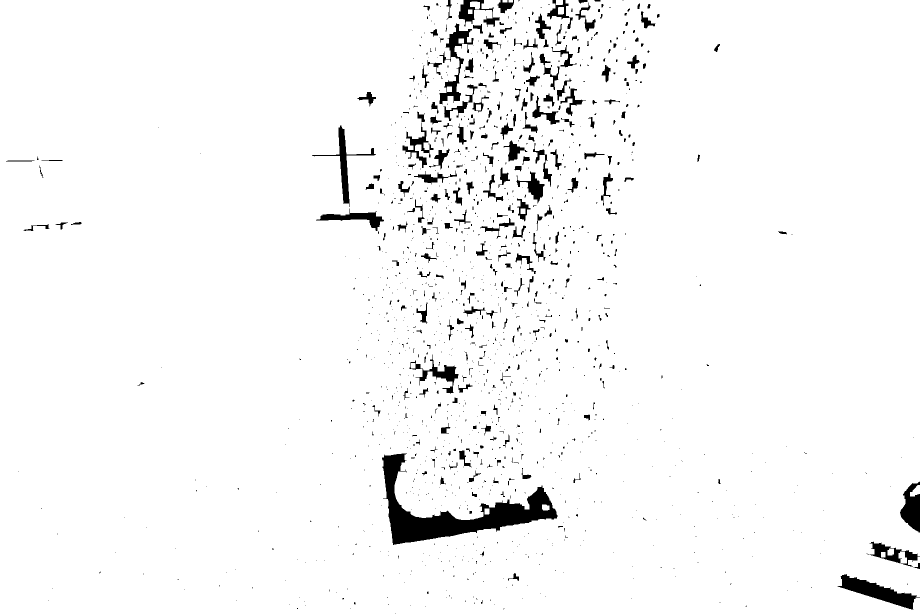
#> input picture Output/flash/closing/DSC_0565.png, 1840 x 1228 px, given as the content of the folder Rain Datasets/flash downsized, which was not available (shown at 1/2 size)
$ python mask.py
#> lines starting #> are read from the running program, lines starting #| are printed output that depends on the picture; after the words box and inside, x2 and y2 are one past the last pixel; in counts of white or black regions, pixels touching at a corner belong together; pictures that were not available may be replaced by others from this repository, and a replacement may not be noted
import cv2 as cv
import numpy as np
import matplotlib.pyplot as plt
import os


def primitive_thresholding(image, lower, upper):
    '''Thresholding using a simple lower and upper threshold'''
    _, thresh_mask = cv.threshold(image, lower, upper, cv.THRESH_BINARY)
    return thresh_mask

# [5 lines left out: function opening, not called in this run]

def closing(image, kernel_size):
    '''Closing operation using cv2.morphologyEx'''
    kernel = np.ones((kernel_size, kernel_size), np.uint8)
    closing = cv.morphologyEx(image, cv.MORPH_CLOSE, kernel)
    return closing

def connected_components(image):
    '''Connected components using cv2.connectedComponentsWithStats'''
    num_labels, labels, stats, centroids = cv.connectedComponentsWithStats(image, connectivity=8)
    return num_labels, labels, stats, centroids


# looping through the images
input_folder = "Rain Datasets/flash downsized"
output_folder = "Output/flash/closing"

for filename in os.listdir(input_folder):
    # read the image
    img_bgr = cv.imread(os.path.join(input_folder, filename))
#> img_bgr is the input picture: shape (1228, 1840, 3); 96.6% white; 1353 black regions (1061 under 20 px), largest, box (x1, y1, x2, y2) and area: (764, 906, 1115, 1090) 17761, (1675, 1148, 1840, 1220) 4068, (879, 47, 947, 209) 2858
    img_rgb = cv.cvtColor(img_bgr, cv.COLOR_BGR2RGB)

    # image to grayscale
    img_gray = cv.cvtColor(img_rgb, cv.COLOR_RGB2GRAY)

    # # image to hsv
    # img_hsv = cv.cvtColor(img_rgb, cv.COLOR_RGB2HSV)

    # apply primitive thresholding
    primitive_mask = primitive_thresholding(img_gray, 250, 255)
    primitive_mask_inv = cv.bitwise_not(primitive_mask)
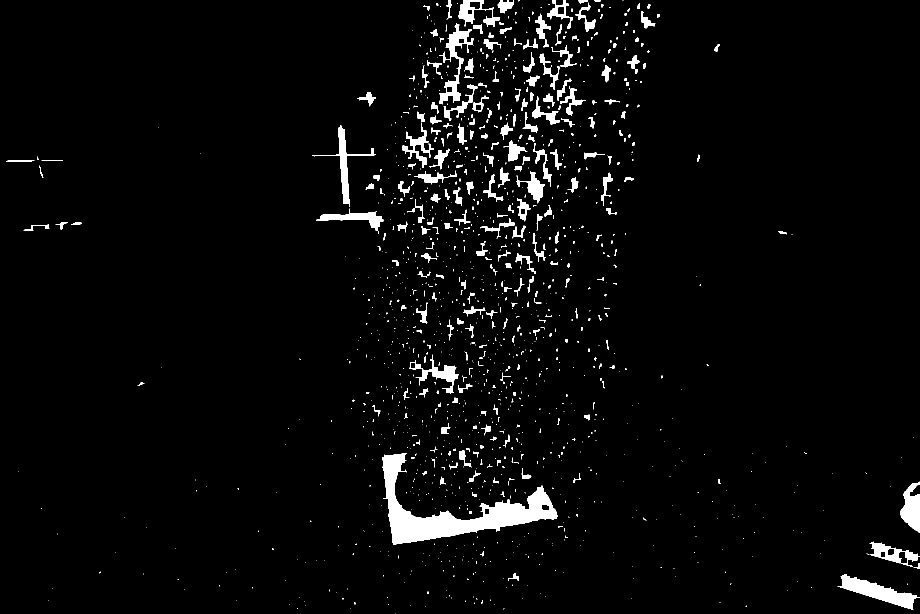
#> primitive_mask_inv: shape (1228, 1840) (shown at 1/2 size); 3.4% white; 1353 white regions (1061 under 20 px), largest, box (x1, y1, x2, y2) and area: (764, 906, 1115, 1090) 17761, (1675, 1148, 1840, 1220) 4068, (879, 47, 947, 209) 2858

    # # show primitive_mask_inv using matplotlib
    # plt.imshow(primitive_mask_inv, cmap='gray')
    # plt.title('Primitive Thresholding Inverted')
    # plt.show()

    # apply closing operation
    closing_mask = closing(primitive_mask, 9)
#> in closing, `closing = cv.morphologyEx(image, cv.MORPH_CLOSE, kernel)`:
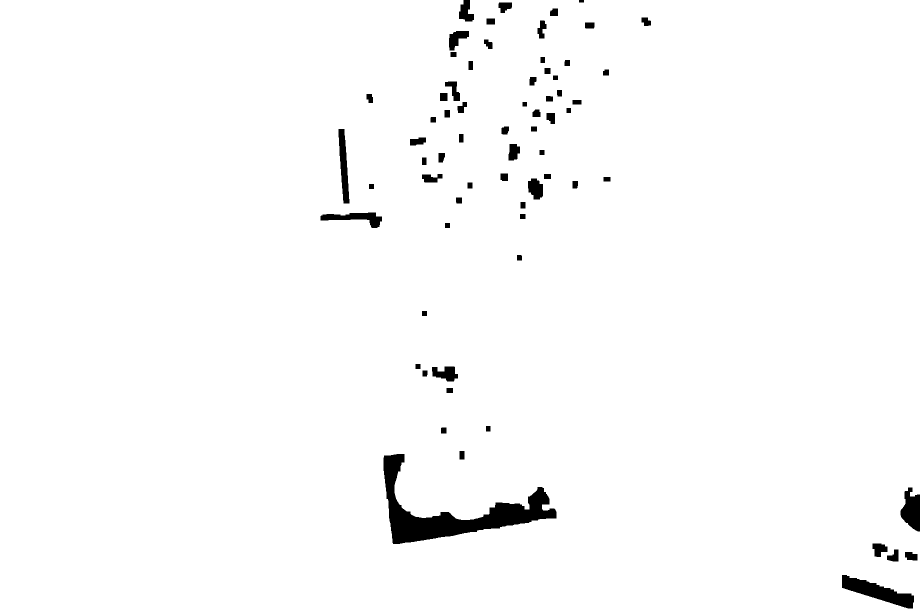
#> closing: shape (1228, 1840) (shown at 1/2 size); 98.1% white; 68 black regions, largest, box (x1, y1, x2, y2) and area: (767, 908, 1113, 1088) 17258, (1684, 1150, 1828, 1217) 3959, (1801, 975, 1840, 1063) 2292
    closing_mask_inv = cv.bitwise_not(closing_mask)
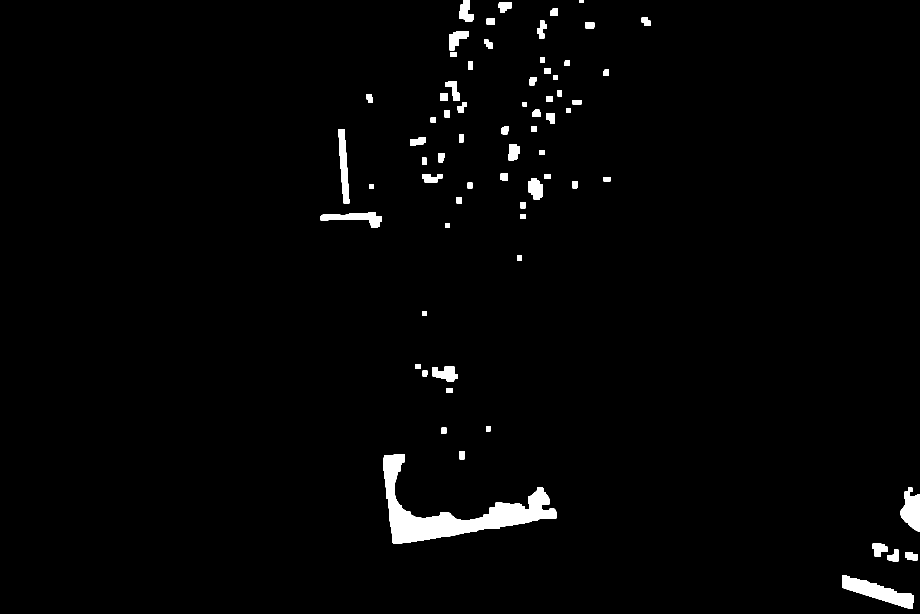
#> closing_mask_inv: shape (1228, 1840) (shown at 1/2 size); 1.9% white; 68 white regions, largest, box (x1, y1, x2, y2) and area: (767, 908, 1113, 1088) 17258, (1684, 1150, 1828, 1217) 3959, (1801, 975, 1840, 1063) 2292

    # # save closing_mask
    # output_path = os.path.join(output_folder, f"{os.path.splitext(filename)[0]}.png")
    # cv.imwrite(output_path, closing_mask_inv)

    print(f"Saved mask for {filename}")

    # calculate connected components
    num_labels, labels, stats, centroids = connected_components(closing_mask)
#> in connected_components, `num_labels, labels, stats, centroids = cv.connectedComponentsWithStats..`: num_labels = 2; stats = [[641, 0, 1199, 1217, 42733], [0, 0, 1840, 1228, 2216787]]; centroids = [[1069.7, 738.7], [916.6, 611.1]]
#> num_labels = 2; centroids = [[1069.7, 738.7], [916.6, 611.1]]
    np.savetxt(f"Output/flash/connected_components/stats/{os.path.splitext(filename)[0]}.txt", stats, fmt='%d')
    np.savetxt(f"Output/flash/connected_components/centroids/{os.path.splitext(filename)[0]}.txt", centroids, fmt='%d')
    np.savetxt(f"Output/flash/connected_components/labels/{os.path.splitext(filename)[0]}.txt", labels, fmt='%d')


    # print(num_labels)
    # print(labels)
    # print(stats)
    # print(centroids)

    # write stats to file
    # np.savetxt("stats.txt", stats, fmt='%d')
    # np.savetxt("centroids.txt", centroids, fmt='%d')
    # np.savetxt("labels.txt", labels, fmt='%d')


    # # Visualize components by coloring them
    # colored_components = np.zeros((*closing_mask.shape, 3), dtype=np.uint8)
    # for i in range(1, num_labels):  # Skip background
    #     color = (np.random.randint(0, 255), np.random.randint(0, 255), np.random.randint(0, 255))
    #     colored_components[labels == i] = color

    # # save colored_components
    # path = os.path.join("Output/flash/colored_components", f"{os.path.splitext(filename)[0]}.png")
    # cv.imwrite(path, colored_components)

    # break

    # show closing_mask using matplotlib
    # plt.imshow(closing_mask, cmap='gray')
    # plt.title('Closing Operation')
    # plt.show()

    # # cv.imwrite('closing_mask.png', closing_mask)

    # # # display img, primitive_mask, opening_mask side by side
    # # plt.figure(figsize=(15, 5))
    # # plt.subplot(131)
    # # plt.imshow(img, cmap='gray')
    # # plt.title('Original Image grayscaled')
    # # plt.subplot(132)
    # # plt.imshow(primitive_mask, cmap='gray')
    # # plt.title('Primitive Thresholding')
    # # plt.subplot(133)
    # # plt.imshow(opening_mask, cmap='gray')
    # # plt.title('Opening Operation')
    # # plt.show()

$ run again, on Output/flash/closing/DSC_0592.png
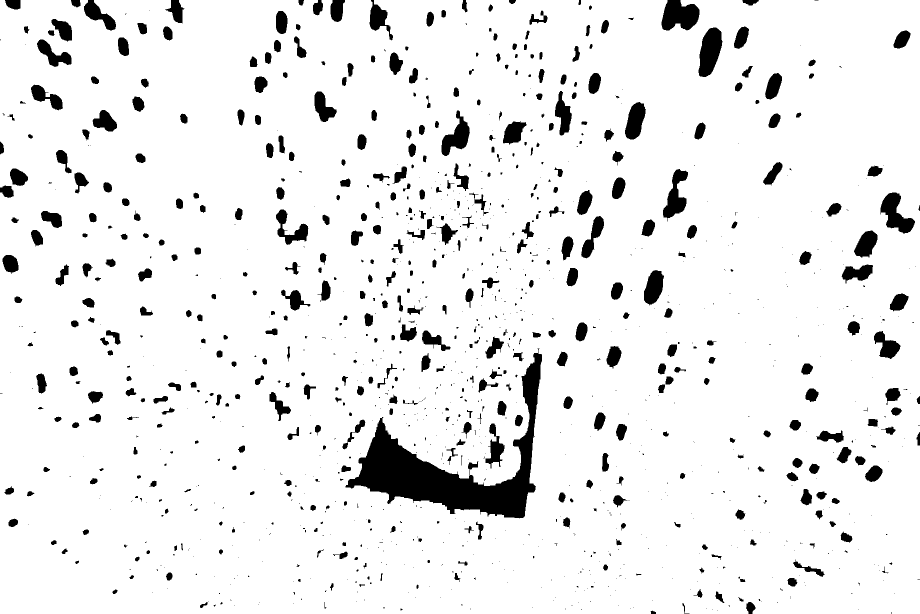
#> input picture Output/flash/closing/DSC_0592.png, 1840 x 1228 px, given as the content of the folder Rain Datasets/flash downsized, which was not available (shown at 1/2 size)
#> img_bgr is the input picture: shape (1228, 1840, 3); 92.4% white; 1199 black regions (699 under 20 px), largest, box (x1, y1, x2, y2) and area: (691, 696, 1084, 1037) 33953, (1323, 0, 1399, 61) 3435, (1397, 55, 1445, 154) 3241
#> `primitive_mask_inv = cv.bitwise_not(primitive_mask)`:
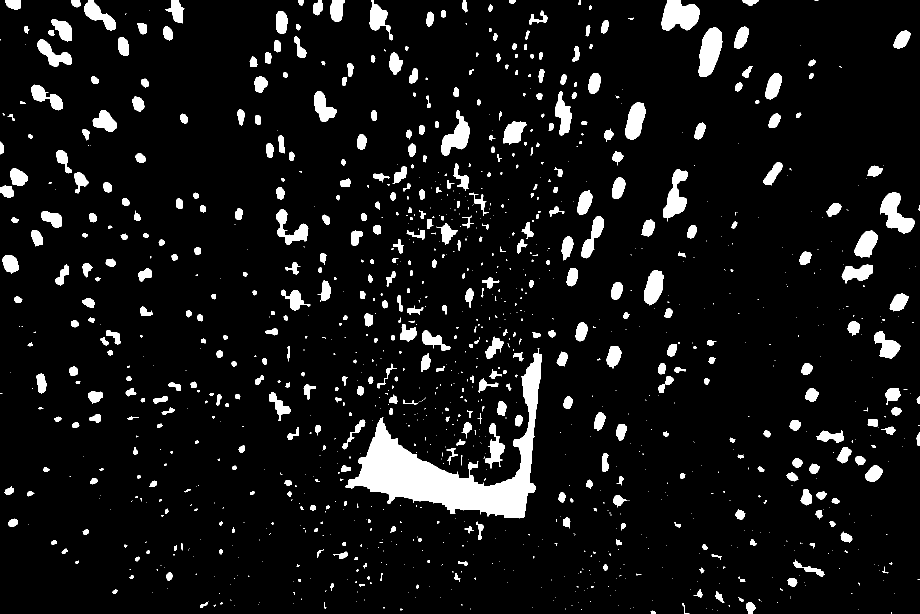
#> primitive_mask_inv: shape (1228, 1840) (shown at 1/2 size); 7.6% white; 1199 white regions (699 under 20 px), largest, box (x1, y1, x2, y2) and area: (691, 696, 1084, 1037) 33953, (1323, 0, 1399, 61) 3435, (1397, 55, 1445, 154) 3241
#> closing: shape (1228, 1840); 93.9% white; 230 black regions, largest, box (x1, y1, x2, y2) and area: (696, 706, 1084, 1036) 33475, (1324, 0, 1399, 60) 3411, (1398, 56, 1444, 153) 3217
#> `closing_mask_inv = cv.bitwise_not(closing_mask)`:
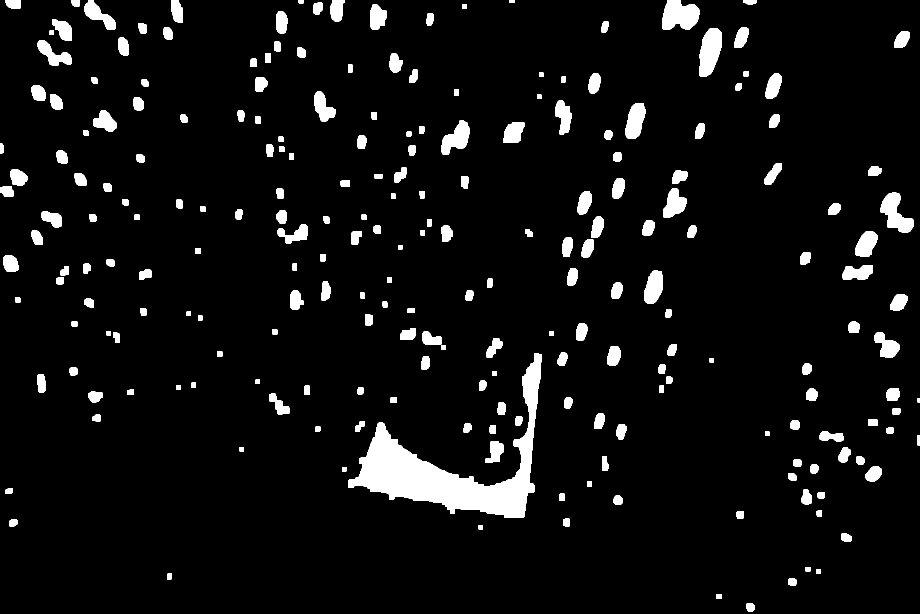
#> closing_mask_inv: shape (1228, 1840) (shown at 1/2 size); 6.1% white; 230 white regions, largest, box (x1, y1, x2, y2) and area: (696, 706, 1084, 1036) 33475, (1324, 0, 1399, 60) 3411, (1398, 56, 1444, 153) 3217
#> in connected_components, `num_labels, labels, stats, centroids = cv.connectedComponentsWithStats..`: num_labels = 2; stats = [[0, 0, 1840, 1223, 137448], [0, 0, 1840, 1228, 2122072]]; centroids = [[955, 549.3], [917.2, 617.7]]
#> `num_labels, labels, stats, centroids = connected_components(closing_ma..`: num_labels = 2; centroids = [[955, 549.3], [917.2, 617.7]]
